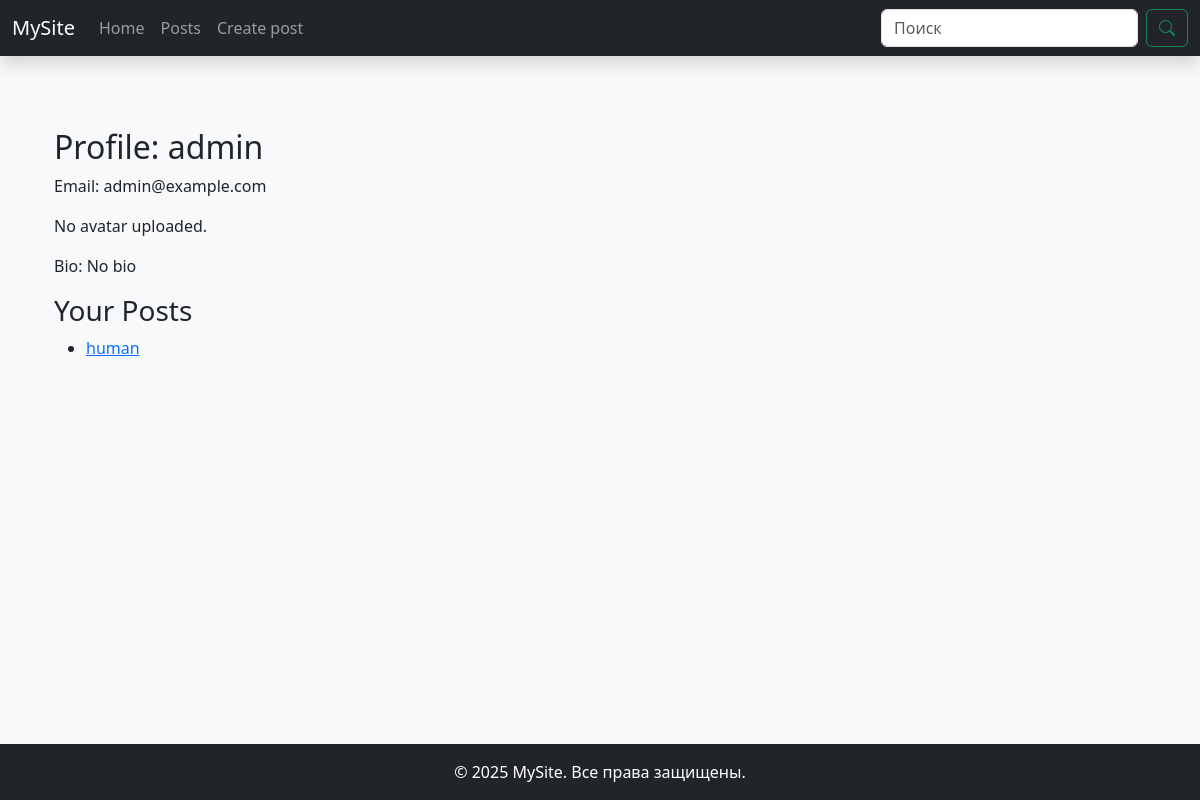
Page /profile/ (signed in) on the earlier database version.
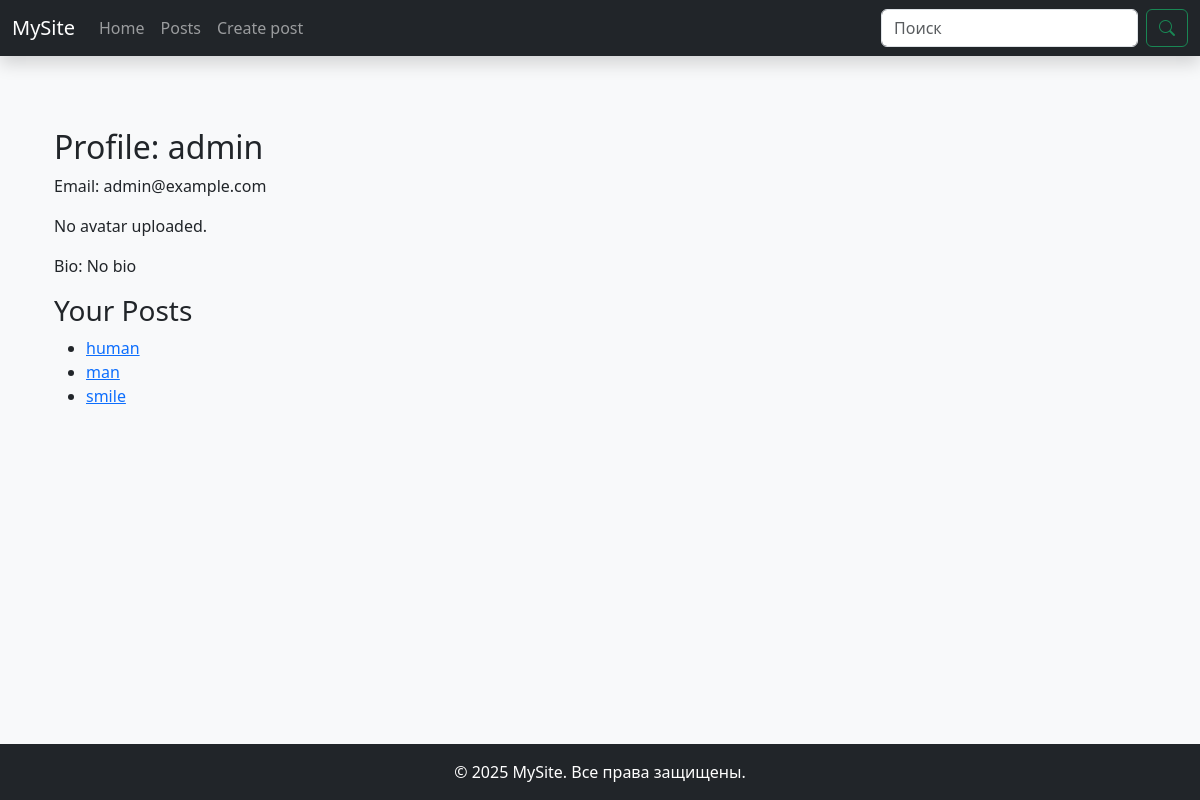
Same page on the later database version.
### posts/models.py (models this page shows, shortened)
class Post(models.Model):
    author = models.ForeignKey(User, on_delete=models.CASCADE, related_name='posts')
    image = models.ImageField(null=True, blank=True)
    title = models.CharField(max_length=256)
    content = models.TextField(null=True, blank=True)  # Лучше TextField для контента
    rate = models.IntegerField(default=0)  # Числовое поле, default=0
    created_at = models.DateTimeField(auto_now_add=True)  # Обычно без null=True
    updated_at = models.DateTimeField(auto_now=True)  # Обычно без null=True
    category = models.ForeignKey(
        Category, on_delete=models.CASCADE, null=True, blank=True
    )
    tags = models.ManyToManyField(Tag, blank=True)

### users/views.py (the view)
# urls.py: path('profile/', user_views.profile_view, name='profile_view'),  # ✅ ДОБАВИЛИ ЭТУ СТРОКУ
@login_required
def profile_view(request):
    user = request.user
    posts = user.posts.all()
    return render(request, 'users/profile.html', {'user': user, 'posts': posts})

### templates/users/profile.html
{% extends 'base.html' %}
{% block content %}
<div class="container mt-5">
    <h2>Profile: {{ user.username }}</h2>
    <p>Email: {{ user.email }}</p>
    {% if user.profile.avatar %}
        <img src="{{ user.profile.avatar.url }}" alt="Avatar" style="max-width: 150px;">
    {% else %}
        <p>No avatar uploaded.</p>
    {% endif %}
    <p>Bio: {{ user.profile.bio|default:"No bio" }}</p>
    <h3>Your Posts</h3>
    <ul>
        {% for post in posts %}
            <li>
                <a href="{% url 'post_detail_view' post.id %}">{{ post.title }}</a>
            </li>
        {% empty %}
            <li>You have no posts.</li>
        {% endfor %}
    </ul>
</div>
{% endblock %}

Differences in the rows shown:
added Post: title "man"
added Post: title "smile"
